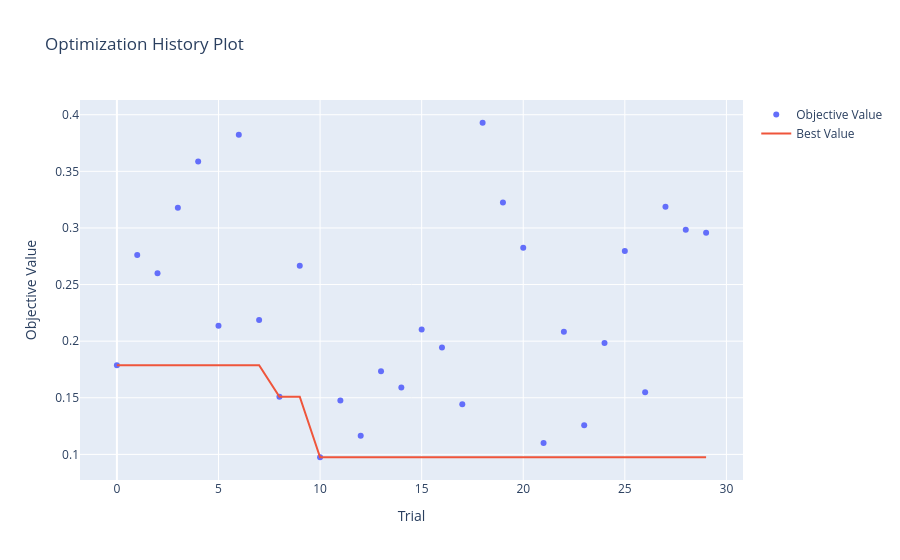

The notebook cell this image was saved under:
### Code cell
plot_optimization_history(study)

### Figure 1 — Plotly figure (JSON) as saved in the notebook; plotly's stock layout.template omitted (floating-point values rounded to 4 significant figures)
{"data": [{"mode": "markers", "name": "Objective Value", "type": "scatter", "x": [0, 1, 2, 3, 4, 5, 6, 7, 8, 9, 10, 11, 12, 13, 14, 15, 16, 17, 18, 19, 20, 21, 22, 23, 24, 25, 26, 27, 28, 29], "y": [0.1788, 0.276, 0.26, 0.3178, 0.3588, 0.2135, 0.3823, 0.2186, 0.1509, 0.2667, 0.09747, 0.1475, 0.1164, 0.1735, 0.1591, 0.2103, 0.1943, 0.1442, 0.3929, 0.3224, 0.2824, 0.11, 0.2082, 0.1258, 0.1983, 0.2796, 0.1549, 0.3188, 0.2984, 0.2958]}, {"mode": "lines", "name": "Best Value", "type": "scatter", "x": [0, 1, 2, 3, 4, 5, 6, 7, 8, 9, 10, 11, 12, 13, 14, 15, 16, 17, 18, 19, 20, 21, 22, 23, 24, 25, 26, 27, 28, 29], "y": [0.1788, 0.1788, 0.1788, 0.1788, 0.1788, 0.1788, 0.1788, 0.1788, 0.1509, 0.1509, 0.09747, 0.09747, 0.09747, 0.09747, 0.09747, 0.09747, 0.09747, 0.09747, 0.09747, 0.09747, 0.09747, 0.09747, 0.09747, 0.09747, 0.09747, 0.09747, 0.09747, 0.09747, 0.09747, 0.09747]}, {"marker": {"color": "#cccccc"}, "mode": "markers", "name": "Infeasible Trial", "showlegend": false, "type": "scatter", "x": [], "y": []}], "layout": {"title": {"text": "Optimization History Plot"}, "xaxis": {"title": {"text": "Trial"}}, "yaxis": {"title": {"text": "Objective Value"}}}}
